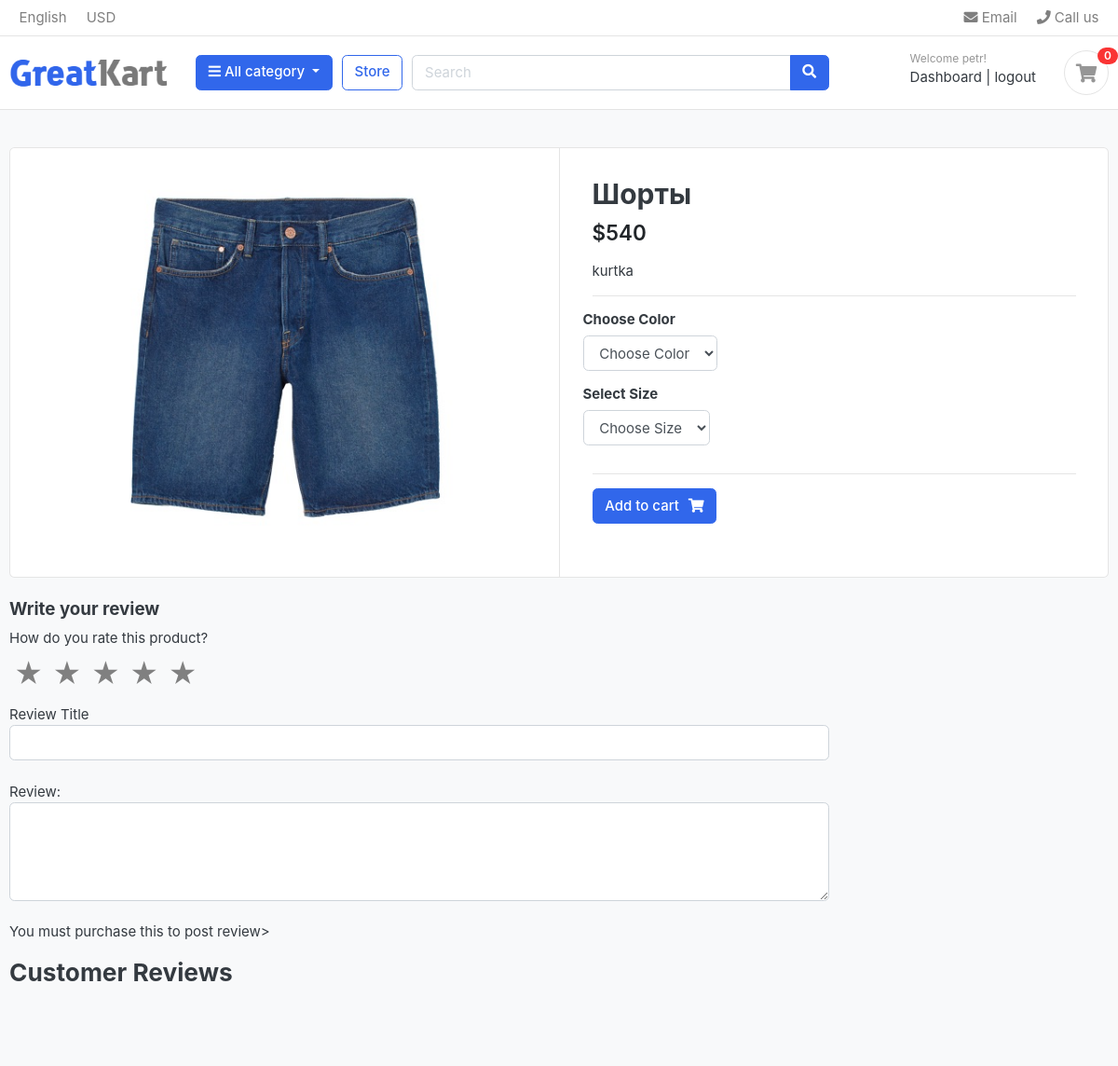
The app's page /products/category/kurtka/shorty/ (signed in) with its own data.
### users/models.py (models this page shows, shortened)
class Account(AbstractBaseUser):
    first_name = models.CharField(max_length=50)
    username = models.CharField(max_length=50)
    last_name = models.CharField(max_length=50)
    email = models.EmailField(max_length=128, unique=True)
    phone_number = models.CharField(max_length=50)
    is_staff = models.BooleanField(null=True)
    data_joined = models.DateTimeField(auto_now_add=True)
    last_login = models.DateTimeField(auto_now_add=True)
    is_admin = models.BooleanField(default=False)
    is_active = models.BooleanField(default=False)
    USERNAME_FIELD = 'email'
    REQUIRED_FIELDS = ['username', 'first_name', 'last_name']
    objects = MyAccountManager()
    is_verified_email = models.BooleanField(default=False)
    @property
    def is_staff(self):
        "Is the user a member of staff?"
        return self.is_admin

### store/models.py (models this page shows, shortened)
class Products(models.Model):
    product_name=models.CharField(max_length=200, unique=True)
    slug = models.SlugField(max_length=200, unique=True)
    description = models.TextField(blank=True)
    price = models.IntegerField()
    product_image = models.ImageField(upload_to='photos/products')
    stock = models.IntegerField()
    is_available = models.BooleanField(default=True)
    category = models.ForeignKey(to=Category, on_delete=models.CASCADE)
    create_date = models.DateTimeField(auto_now_add=True)
    modified_date = models.DateTimeField(auto_now=True)

### store/views.py (the view)
# urls.py: path('category/<slug:category_slug>/<slug:product_slug>/', product_detail, name='product_detail'),
def product_detail(request, category_slug, product_slug):
    single_product = Products.objects.get(category__slug=category_slug, slug=product_slug)
    in_cart = CartItem.objects.filter(cart__cart_id=_cart_id(request), product=single_product).exists()
    review = ReviewRating.objects.filter(product_id=single_product.id, status=True)
    try:
        order_product = Orderproduct.objects.filter(user=request.user, product_id=single_product.id).exists()
    except Orderproduct.DoesNotExist:
        order_product = None
    context = {
        'single_product': single_product,
        'in_cart': in_cart,
        'reviews': review,
        'order_product': order_product,
    }
    return render(request, 'store/product_detail.html', context)

### carts/context_processors.py (called while the page is built)
def counter(request):
    cart_count = 0
    if 'admin' in request.path:
        return {}
    else:
        try:
            cart = Cart.objects.filter(cart_id=_cart_id(request))
            cart_items = CartItem.objects.all().filter(cart=cart[:1])
            for cart_item in cart_items:
                cart_count += cart_item.quantity
        except Cart.DoesNotExist:
            cart_count = 0
    return dict(cart_count=cart_count)

### carts/views.py (called while the page is built)
def _cart_id(request):   #_ is private
    cart = request.session.session_key
    if not cart:
        cart = request.session.create()
    return cart

### category/context_processors.py (called while the page is built)
def menu_links(request):
    links = Category.objects.all()
    return dict(links=links)

### store/models.py (called while the page is built)
    def colors(self):
        return super(VariationManager, self).filter(variation_category='color', is_active=True)

    def sizes(self):
        return super(VariationManager, self).filter(variation_category='size', is_active=True)

### store/templates/store/product_detail.html (shortened to what this page needs)
{% extends 'store/base.html' %}
{% block section_content %}
    <section class="section-content padding-y bg">
<div class="container">
<div class="card">
	<div class="row no-gutters">
		<aside class="col-md-6">
<article class="gallery-wrap">
	<div class="img-big-wrap">
        <a href="#"><img src="{{ single_product.product_image.url }}"></a>
    </div>
</article>
		</aside>
		<main class="col-md-6 border-left">
<form action="{% url 'cart:add_cart' single_product.id %}" method="post">
<article class="content-body">
<h2 class="title">{{ single_product.product_name}}</h2>
<div class="mb-3">
	<var class="price h4">${{ single_product.price }}</var>
</div>
<p>{{ single_product.description}}</p>
    <hr>
	<div class="row">
		<div class="item-option-select">
			<h6>Choose Color</h6>
			<select name ="color" class="form-control" required>
				<option value="" disabled selected>Choose Color</option>
			</select>
		</div>
	</div>
	<div class="row">
		<div class="item-option-select">
			<h6>Select Size</h6>
			<select name ="size" class="form-control" required>
				<option value="" disabled selected>Choose Size</option>
			</select>
		</div>
	</div>
	<hr>
{% if single_product.stock <= 0 %}
    <h5>Out of Stocks</h5>
{% else %}
    {% if in_cart %}
        <a href="" class="btn  btn-success"> <span class="text">Added to cart</span><i class="fas fa-check"></i></a>
        <a href="{% url 'cart:cart' %}" class="btn  btn-outline-primary"> <span class="text">View Cart</span><i class="fas fa-eye"></i></a>
    {% else %}
        <button type ="submit"  class="btn btn-primary"> <span class="text">Add to cart</span><i class="fas fa-shopping-cart"></i></button>
    {% endif %}
{% endif %}
</article>
</form>
		</main>
	</div>
</div>
<br>
<div class="row">
			<div class="col-md-9">
    <form action="{% url 'product:submit_review' single_product.id  %}" method="POST">
    <h5>Write your review</h5>
    <div>
        <lable>How do you rate this product?</lable>
        <br>
    <div class="rating">
    <label for="star5">&#9733;</label>
    <label for="star4">&#9733;</label>
    <label for="star3">&#9733;</label>
    <label for="star2">&#9733;</label>
    <label for="star1">&#9733;</label>
    </div>
        Review Title
        <input type="text" class="form-control" name="subject" >
        <br>
        Review:
        <textarea name="review" cols="10" rows="4" class="form-control" ></textarea>
        <br>
        {% if user.is_authenticated %}
            {% if order_product %}
                <input type="submit" value="Submit Review" class="btn btn-primary">
            {% else %}
                <p>You must purchase this to post review></p>
            {% endif %}
        {% else %}
            <p>You must be logged in to a post review<span><a href="{% url 'user:login' %}">Login now</a></span></p>
        {% endif %}
    </div>
    </form>
                	<header class="section-heading">
		<h3>Customer Reviews </h3>
	</header>
                <br>
	</div>
</div>
</div>
</section>
{% endblock %}

### store/templates/store/base.html (shortened to what this page needs)
<!DOCTYPE HTML>
<html lang="en">
<head>
<link href="/static/css/bootstrap.css" rel="stylesheet" type="text/css"/>
<link href="/static/fonts/fontawesome/css/all.min.css" type="text/css" rel="stylesheet">
<link href="/static/css/ui.css" rel="stylesheet" type="text/css"/>
<link href="/static/css/responsive.css" rel="stylesheet" media="only screen and (max-width: 1200px)" />
<link href="/static/css/rating.css" rel="stylesheet" type="text/css"/>
</head>
<body>
<header class="section-header">
<nav class="navbar p-md-0 navbar-expand-sm navbar-light border-bottom">
<div class="container">
  <div class="collapse navbar-collapse" id="navbarTop4">
    <ul class="navbar-nav mr-auto">
    	<li class="nav-item dropdown">
		 	<a href="#" class="nav-link">   English </a>
		</li>
		<li class="nav-item dropdown">
			<a href="#" class="nav-link"> USD </a>
		</li>
    </ul>
    <ul class="navbar-nav">
		<li><a href="#" class="nav-link"> <i class="fa fa-envelope"></i> Email </a></li>
		<li><a href="#" class="nav-link"> <i class="fa fa-phone"></i> Call us </a></li>
	</ul>
  </div>
</div>
</nav>
<section class="header-main border-bottom">
	<div class="container">
<div class="row align-items-center">
	<div class="col-lg-2 col-md-3 col-6">
		<a href="{% url 'index' %}" class="brand-wrap">
			<img class="logo" src="/static/images/logo.png">
		</a>
	</div>
	<div class="col-lg col-sm col-md col-6 flex-grow-0">
		<div class="category-wrap dropdown d-inline-block float-right">
			<button type="button" class="btn btn-primary dropdown-toggle" data-toggle="dropdown">
				<i class="fa fa-bars"></i> All category
			</button>
		</div>
	</div>
	<a href="{% url 'products:products' %}" class="btn btn-outline-primary">Store</a>
	<div class="col-lg  col-md-6 col-sm-12 col">
		<form action="{% url 'product:search' %}" class="search" method="GET">
			<div class="input-group w-100">
			    <input type="text" class="form-control" style="width:60%;" placeholder="Search" name="keyword">
			    <div class="input-group-append">
			      <button class="btn btn-primary" type="submit">
			        <i class="fa fa-search"></i>
			      </button>
			    </div>
		    </div>
		</form>
	</div>
	<div class="col-lg-3 col-sm-6 col-8 order-2 order-lg-3">
				<div class="d-flex justify-content-end mb-3 mb-lg-0">
				{% if user.is_authenticated%}
                    <div class="widget-header">
						<small class="title text-muted">Welcome {{ user.first_name }}!</small>
						<div>
                            <a href="{% url 'users:dashboard' %}">Dashboard</a> <span class="dark-transp"> | </span>
							<a href="{% url 'users:logout' %}"> logout</a>
						</div>
					</div>
                {% endif %}
                {% if user.is_authenticated %}
                    <a href="{% url 'cart:cart' %}" class="widget-header pl-3 ml-3">
						<div  class="icon icon-sm rounded-circle border"><i class="fa fa-shopping-cart" ></i></div>
						<span class="badge badge-pill badge-danger notify">{{ cart_count }}</span>
					</a>
                {% else %}
                    <a href="{% url 'users:login' %}" class="widget-header pl-3 ml-3">
						<div  class="icon icon-sm rounded-circle border"><i class="fa fa-shopping-cart" ></i></div>
						<span class="badge badge-pill badge-danger notify">0</span>
					</a>
                {% endif %}
				</div>
			</div>
</div>
	</div>
</section>
</header>
{% block section_content %}{% endblock %}
</body>
</html>

### static/css/ui.css (style rules this page uses)
html { font-family: "Inter", sans-serif; font-size: 15px; }
.content-body { flex: 1 1 auto; padding: 2rem 2.3rem; }
.icon-xs, .icon-sm, .icon-md, .icon-lg { display: inline-block; text-align: center; flex-shrink: 0; flex-grow: 0; }
.icon-sm { width: 48px; height: 48px; line-height: 48px !important; font-size: 20px; }
.padding-y { padding-top: 40px; padding-bottom: 40px; }
var { font-style: normal; }
article:after, .form-group:after { display: block; clear: both; content: ""; }
.bg { background-color: #f8f9fa; }
.section-heading { margin-bottom: 20px; margin-top: 15px; }
p:last-child { margin-bottom: 0; }
.header-main { position: relative; padding-top: 1rem; padding-bottom: 1rem; }
.brand-wrap .logo, .navbar-brand .logo { margin-right: 7px; max-height: 42px; display: inline-block; }
.widget-header { display: inline-block; vertical-align: middle; position: relative; }
.widget-header a { color: #343a40; }
.widget-header i { color: #969696; }
.widget-header .title { display: block; }
.widget-header .notify { position: absolute; top: -3px; right: -10px; }
.btn .text + i { margin-left: 10px; }
.notify { position: absolute; top: -4px; right: -10px; display: inline-block; padding: 0.25em 0.6em; font-size: 12px; line-height: 1; text-align: center; border-radius: 3rem; color: #fff; background-color: #fa3434; }
.price { font-weight: 600; color: #212529; }
.gallery-wrap .img-big-wrap { margin-bottom: 10px; border-radius: 0.37rem; overflow: hidden; background-color: #fff; }
.gallery-wrap .img-big-wrap a { text-align: center; display: block; }
.gallery-wrap .img-big-wrap img { height: 450px; width: auto; display: inline-block; }
.item-option-select { margin-bottom: 1rem; display: inline-block; margin-right: 15px; }

### static/css/rating.css (style rules this page uses)
.rating { display: flex; flex-direction: row-reverse; justify-content: left; }
.rating label { color: grey; font-size: 30px; cursor: pointer; padding: 5px; }

### records on screen
Account: first_name "petr"
Products: product_image (picture), product_name "Шорты", price "540", description "kurtka"

### other values on screen
{{ cart_count }} "0"
